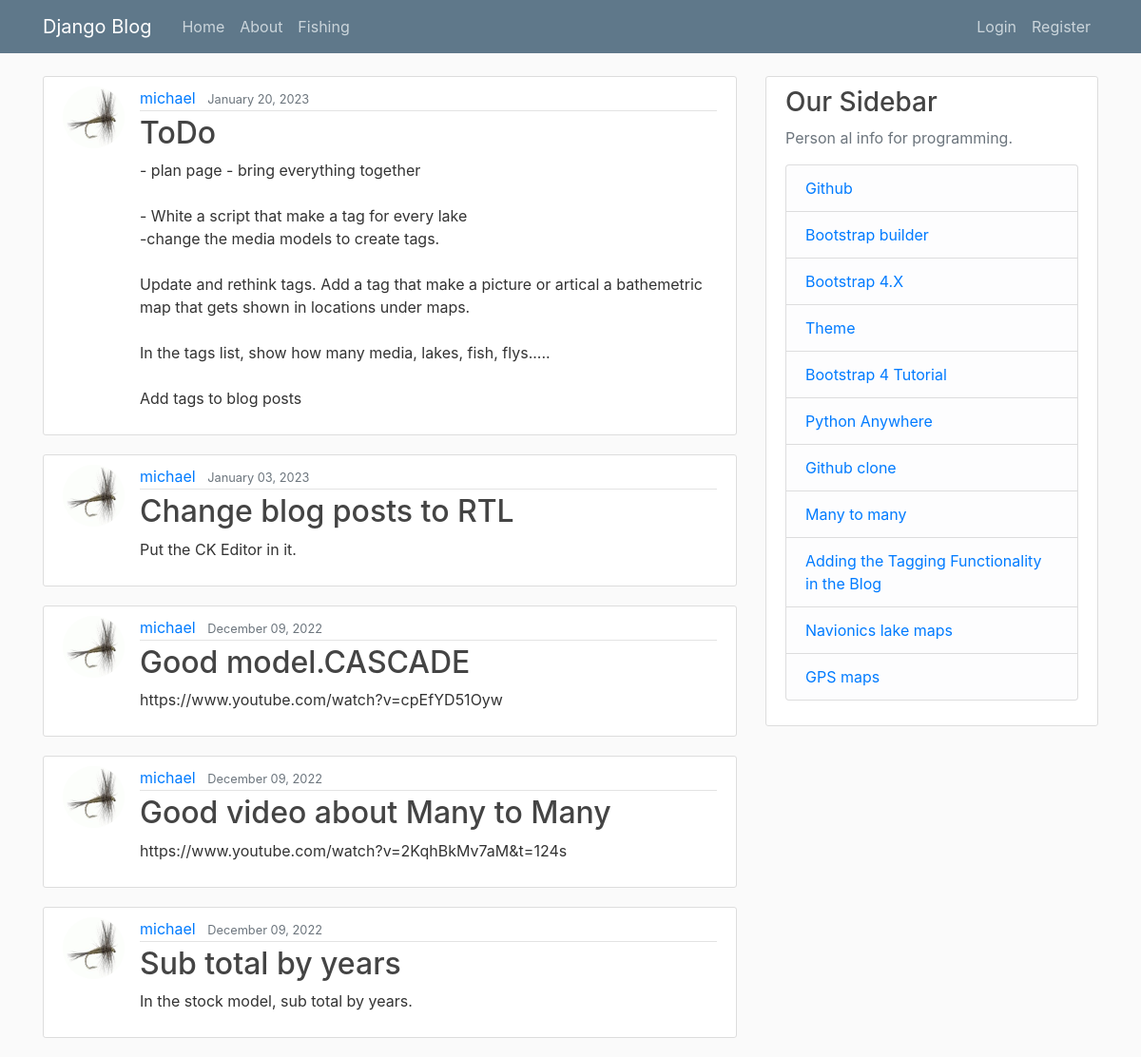
Screenshot of /blog/ with the database file from the repository.
### blog/models.py (models this page shows, shortened)
class Post(models.Model):
    title = models.CharField(max_length=100)
    content = models.TextField()
    date_posted = models.DateTimeField(default=timezone.now)
    author = models.ForeignKey(User, on_delete=models.CASCADE)

### users/models.py (models this page shows, shortened)
class Profile(models.Model):
    user = models.OneToOneField(User, on_delete=models.CASCADE)
    image = models.ImageField(default='default.jpg', upload_to='profile_pics')

### blog/views.py (the view)
# urls.py: path('', PostListView.as_view(), name='blog-home'),
class PostListView(ListView):
    model = Post
    template_name = 'blog/home.html'  # <app>/<model>_<viewtype>.html
    context_object_name = 'posts'
    ordering = ['-date_posted']
    paginate_by = 5

### blog/templates/blog/home.html (shortened to what this page needs)
{% extends "blog/base.html" %}
{% block content %}
    {% for post in posts %}
        <article class="media content-section">
          <img class="rounded-circle article-img" src="{{ post.author.profile.image.url }}">
          <div class="media-body">
            <div class="article-metadata">
              <a class="mr-2" href="{% url 'user-posts' post.author.username %}">{{ post.author }}</a>
              <small class="text-muted">{{ post.date_posted|date:"F d, Y" }}</small>
            </div>
            <h2><a class="article-title" href="{% url 'post-detail' post.id %}">{{ post.title }}</a></h2>
            <p class="article-content">{{ post.content }}</p>
          </div>
        </article>
    {% endfor %}
{% endblock content %}

### blog/templates/blog/base.html (shortened to what this page needs)
{% load static %}
<!DOCTYPE html>
<html>
<head>
    <link rel="stylesheet" href="https://maxcdn.bootstrapcdn.com/bootstrap/4.0.0/css/bootstrap.min.css">
    <link rel="stylesheet" type="text/css" href="{% static 'blog/main.css' %}">
</head>
<body>
    <header class="site-header">
      <nav class="navbar navbar-expand-md navbar-dark bg-steel fixed-top">
        <div class="container">
          <a class="navbar-brand mr-4" href="{% url 'catch_home' %}">Django Blog</a>
          <div class="collapse navbar-collapse" id="navbarToggle">
            <div class="navbar-nav mr-auto">
              <a class="nav-item nav-link" href="{% url 'blog-home' %}">Home</a>
              <a class="nav-item nav-link" href="{% url 'blog-about' %}">About</a>
              <a class="nav-item nav-link" href="#">Fishing</a>
            </div>
            <div class="navbar-nav">
              {% if user.is_authenticated %}
                <a class="nav-item nav-link" href="{% url 'post-create' %}">New Post</a>
                <a class="nav-item nav-link" href="{% url 'profile' %}">Profile</a>
                <a class="nav-item nav-link" href="{% url 'logout' %}">Logout</a>
                <a class="nav-item nav-link" href="{% url 'admin:index' %}">ADMIN</a>
              {% else %}
                <a class="nav-item nav-link" href="{% url 'login' %}">Login</a>
                <a class="nav-item nav-link" href="{% url 'register' %}">Register</a>
              {% endif %}
            </div>
          </div>
        </div>
      </nav>
    </header>
    <main role="main" class="container">
      <div class="row">
        <div class="col-md-8">
          {% block content %}{% endblock %}
        </div>
        <div class="col-md-4">
          <div class="content-section">
            <h3>Our Sidebar</h3>
            <p class='text-muted'>Person al info for programming.
              <ul class="list-group">
                <li class="list-group-item list-group-item-light"><a href="https://github.com/mgurnett" target="_blank" >Github</a></li>
                <li class="list-group-item list-group-item-light"><a href="https://www.layoutit.com/build?#" target="_blank" >Bootstrap builder</a></li>
                <li class="list-group-item list-group-item-light"><a href="https://getbootstrap.com/docs/4.6/getting-started/introduction/" target="_blank" >Bootstrap 4.X</a></li>
                <li class="list-group-item list-group-item-light"><a href="https://bootswatch.com/darkly/" target="_blank" >Theme</a></li>
                <li class="list-group-item list-group-item-light"><a href="https://www.w3schools.com/bootstrap4/default.asp" target="_blank" >Bootstrap 4 Tutorial</a></li>
                <li class="list-group-item list-group-item-light"><a href="https://www.pythonanywhere.com/user/mgurnett/" target="_blank" >Python Anywhere</a></li>
                <li class="list-group-item list-group-item-light"><a href="https://mycyberuniverse.com/how-fix-fatal-authentication-failed-for-https-github-com.html" target="_blank" >Github clone</a></li>
                <li class="list-group-item list-group-item-light"><a href="https://medium.com/swlh/django-forms-for-many-to-many-fields-d977dec4b024" target="_blank" >Many to many</a></li>
                <li class="list-group-item list-group-item-light"><a href="https://www.codesnail.com/adding-the-tagging-functionality-in-the-blog-django-blog-7/" target="_blank" >Adding the Tagging Functionality in the Blog</a></li>
                <li class="list-group-item list-group-item-light"><a href="https://webapp.navionics.com/?lang=en#boating@8&key=m%7BwiI~gbmT" target="_blank" >Navionics lake maps</a></li>
                <li class="list-group-item list-group-item-light"><a href="https://fishing-app.gpsnauticalcharts.com/i-boating-fishing-web-app/fishing-marine-charts-navigation.html?title=Cow+Lake+boating+app#10.26/53.8607/-114.2421" target="_blank" >GPS maps</a></li>
              </ul>
            </p>
          </div>
        </div>
      </div>
    </main>
</body>
</html>

### static/blog/main.css (style rules this page uses)
body { background: #fafafa; color: #333333; margin-top: 5rem; }
h1, h2, h3, h4, h5, h6 { color: #444444; }
ul { margin: 0; }
.bg-steel { background-color: #5f788a; }
.site-header .navbar-nav .nav-link { color: #cbd5db; }
.content-section { background: #ffffff; padding: 10px 20px; border: 1px solid #dddddd; border-radius: 3px; margin-bottom: 20px; }
.article-title { color: #444444; }
.article-content { white-space: pre-line; }
.article-img { height: 65px; width: 65px; margin-right: 16px; }
.article-metadata { padding-bottom: 1px; margin-bottom: 4px; border-bottom: 1px solid #e3e3e3 }

### rows the page displays
Post: author.profile.image (placeholder picture), author "michael", date_posted "January 20, 2023", title "ToDo", content "- plan page - bring everything together - White a script that make a tag for every lake -change the media models to create tags. Update and rethink tags. Add a tag that make a picture or artical a bathemetric map that gets shown in locations under maps. In the tags list, show how many media, lakes, fish, flys..... Add tags to blog posts"
Post: author.profile.image (placeholder picture), author "michael", date_posted "January 03, 2023", title "Change blog posts to RTL", content "Put the CK Editor in it."
Post: author.profile.image (placeholder picture), author "michael", date_posted "December 09, 2022", title "Good model.CASCADE", content "https://www.youtube.com/watch?v=cpEfYD51Oyw"
Post: author.profile.image (placeholder picture), author "michael", date_posted "December 09, 2022", title "Good video about Many to Many", content "https://www.youtube.com/watch?v=2KqhBkMv7aM&t=124s"
Post: author.profile.image (placeholder picture), author "michael", date_posted "December 09, 2022", title "Sub total by years", content "In the stock model, sub total by years."
